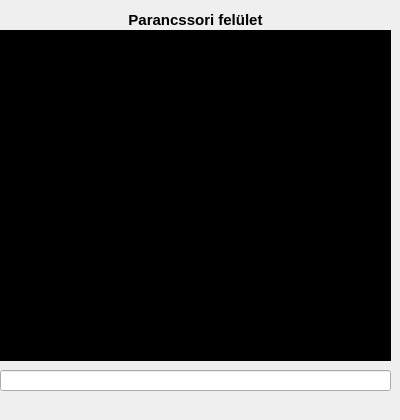
  <widget class="QDockWidget" name="cmdDock">
   <property name="minimumSize">
    <size>
     <width>400</width>
     <height>420</height>
    </size>
   </property>
   <property name="maximumSize">
    <size>
     <width>400</width>
     <height>420</height>
    </size>
   </property>
   <property name="floating">
    <bool>true</bool>
   </property>
   <property name="windowTitle">
    <string>Parancssor</string>
   </property>
   <attribute name="dockWidgetArea">
    <number>2</number>
   </attribute>
   <widget class="QWidget" name="dockWidgetContents_2">
    <widget class="QTextBrowser" name="command">
     <property name="geometry">
      <rect>
       <x>0</x>
       <y>30</y>
       <width>391</width>
       <height>331</height>
      </rect>
     </property>
     <property name="palette">
      <palette>
       <active>
        <colorrole role="WindowText">
         <brush brushstyle="SolidPattern">
          <color alpha="255">
           <red>255</red>
           <green>255</green>
           <blue>255</blue>
          </color>
         </brush>
        </colorrole>
        <colorrole role="Button">
         <brush brushstyle="SolidPattern">
          <color alpha="255">
           <red>0</red>
           <green>0</green>
           <blue>0</blue>
          </color>
         </brush>
        </colorrole>
        <colorrole role="Light">
         <brush brushstyle="SolidPattern">
          <color alpha="255">
           <red>0</red>
           <green>0</green>
           <blue>0</blue>
          </color>
         </brush>
        </colorrole>
        <colorrole role="Midlight">
         <brush brushstyle="SolidPattern">
          <color alpha="255">
           <red>0</red>
           <green>0</green>
           <blue>0</blue>
          </color>
         </brush>
        </colorrole>
        <colorrole role="Dark">
         <brush brushstyle="SolidPattern">
          <color alpha="255">
           <red>0</red>
           <green>0</green>
           <blue>0</blue>
          </color>
         </brush>
        </colorrole>
        <colorrole role="Mid">
         <brush brushstyle="SolidPattern">
          <color alpha="255">
           <red>0</red>
           <green>0</green>
           <blue>0</blue>
          </color>
         </brush>
        </colorrole>
        <colorrole role="Text">
         <brush brushstyle="SolidPattern">
          <color alpha="255">
           <red>0</red>
           <green>255</green>
           <blue>0</blue>
          </color>
         </brush>
        </colorrole>
        <colorrole role="BrightText">
         <brush brushstyle="SolidPattern">
          <color alpha="255">
           <red>0</red>
           <green>255</green>
           <blue>0</blue>
          </color>
         </brush>
        </colorrole>
        <colorrole role="ButtonText">
         <brush brushstyle="SolidPattern">
          <color alpha="255">
           <red>0</red>
           <green>255</green>
           <blue>0</blue>
          </color>
         </brush>
        </colorrole>
        <colorrole role="Base">
         <brush brushstyle="SolidPattern">
          <color alpha="255">
           <red>0</red>
           <green>0</green>
           <blue>0</blue>
          </color>
         </brush>
        </colorrole>
        <colorrole role="Window">
         <brush brushstyle="SolidPattern">
          <color alpha="255">
           <red>0</red>
           <green>0</green>
           <blue>0</blue>
          </color>
         </brush>
        </colorrole>
        <colorrole role="Shadow">
         <brush brushstyle="SolidPattern">
          <color alpha="255">
           <red>0</red>
           <green>0</green>
           <blue>0</blue>
          </color>
         </brush>
        </colorrole>
        <colorrole role="AlternateBase">
         <brush brushstyle="SolidPattern">
          <color alpha="255">
           <red>0</red>
           <green>0</green>
           <blue>0</blue>
          </color>
         </brush>
        </colorrole>
        <colorrole role="ToolTipBase">
         <brush brushstyle="SolidPattern">
          <color alpha="255">
           <red>255</red>
           <green>255</green>
           <blue>220</blue>
          </color>
         </brush>
        </colorrole>
        <colorrole role="ToolTipText">
         <brush brushstyle="SolidPattern">
          <color alpha="255">
           <red>0</red>
           <green>0</green>
           <blue>0</blue>
          </color>
         </brush>
        </colorrole>
        <colorrole role="PlaceholderText">
         <brush brushstyle="SolidPattern">
          <color alpha="128">
           <red>0</red>
           <green>255</green>
           <blue>0</blue>
          </color>
         </brush>
        </colorrole>
       </active>
       <inactive>
        <colorrole role="WindowText">
         <brush brushstyle="SolidPattern">
          <color alpha="255">
           <red>255</red>
           <green>255</green>
           <blue>255</blue>
          </color>
         </brush>
        </colorrole>
        <colorrole role="Button">
         <brush brushstyle="SolidPattern">
          <color alpha="255">
           <red>0</red>
           <green>0</green>
           <blue>0</blue>
          </color>
         </brush>
        </colorrole>
        <colorrole role="Light">
         <brush brushstyle="SolidPattern">
          <color alpha="255">
           <red>0</red>
           <green>0</green>
           <blue>0</blue>
          </color>
         </brush>
        </colorrole>
        <colorrole role="Midlight">
         <brush brushstyle="SolidPattern">
          <color alpha="255">
           <red>0</red>
           <green>0</green>
           <blue>0</blue>
          </color>
         </brush>
        </colorrole>
        <colorrole role="Dark">
         <brush brushstyle="SolidPattern">
          <color alpha="255">
           <red>0</red>
           <green>0</green>
           <blue>0</blue>
          </color>
         </brush>
        </colorrole>
        <colorrole role="Mid">
         <brush brushstyle="SolidPattern">
          <color alpha="255">
           <red>0</red>
           <green>0</green>
           <blue>0</blue>
          </color>
         </brush>
        </colorrole>
        <colorrole role="Text">
         <brush brushstyle="SolidPattern">
          <color alpha="255">
           <red>0</red>
           <green>255</green>
           <blue>0</blue>
          </color>
         </brush>
        </colorrole>
        <colorrole role="BrightText">
         <brush brushstyle="SolidPattern">
          <color alpha="255">
           <red>0</red>
           <green>255</green>
           <blue>0</blue>
          </color>
         </brush>
        </colorrole>
        <colorrole role="ButtonText">
         <brush brushstyle="SolidPattern">
          <color alpha="255">
           <red>0</red>
           <green>255</green>
           <blue>0</blue>
          </color>
         </brush>
        </colorrole>
        <colorrole role="Base">
         <brush brushstyle="SolidPattern">
          <color alpha="255">
           <red>0</red>
           <green>0</green>
           <blue>0</blue>
          </color>
         </brush>
        </colorrole>
        <colorrole role="Window">
         <brush brushstyle="SolidPattern">
          <color alpha="255">
           <red>0</red>
           <green>0</green>
           <blue>0</blue>
          </color>
         </brush>
        </colorrole>
        <colorrole role="Shadow">
         <brush brushstyle="SolidPattern">
          <color alpha="255">
           <red>0</red>
           <green>0</green>
           <blue>0</blue>
          </color>
         </brush>
        </colorrole>
        <colorrole role="AlternateBase">
         <brush brushstyle="SolidPattern">
          <color alpha="255">
           <red>0</red>
           <green>0</green>
           <blue>0</blue>
          </color>
         </brush>
        </colorrole>
        <colorrole role="ToolTipBase">
         <brush brushstyle="SolidPattern">
          <color alpha="255">
           <red>255</red>
           <green>255</green>
           <blue>220</blue>
          </color>
         </brush>
        </colorrole>
        <colorrole role="ToolTipText">
         <brush brushstyle="SolidPattern">
          <color alpha="255">
           <red>0</red>
           <green>0</green>
           <blue>0</blue>
          </color>
         </brush>
        </colorrole>
        <colorrole role="PlaceholderText">
         <brush brushstyle="SolidPattern">
          <color alpha="128">
           <red>0</red>
           <green>255</green>
           <blue>0</blue>
          </color>
         </brush>
        </colorrole>
       </inactive>
       <disabled>
        <colorrole role="WindowText">
         <brush brushstyle="SolidPattern">
          <color alpha="255">
           <red>0</red>
           <green>0</green>
           <blue>0</blue>
          </color>
         </brush>
        </colorrole>
        <colorrole role="Button">
         <brush brushstyle="SolidPattern">
          <color alpha="255">
           <red>0</red>
           <green>0</green>
           <blue>0</blue>
          </color>
         </brush>
        </colorrole>
        <colorrole role="Light">
         <brush brushstyle="SolidPattern">
          <color alpha="255">
           <red>0</red>
           <green>0</green>
           <blue>0</blue>
          </color>
         </brush>
        </colorrole>
        <colorrole role="Midlight">
         <brush brushstyle="SolidPattern">
          <color alpha="255">
           <red>0</red>
           <green>0</green>
           <blue>0</blue>
          </color>
         </brush>
        </colorrole>
        <colorrole role="Dark">
         <brush brushstyle="SolidPattern">
          <color alpha="255">
           <red>0</red>
           <green>0</green>
           <blue>0</blue>
          </color>
         </brush>
        </colorrole>
        <colorrole role="Mid">
         <brush brushstyle="SolidPattern">
          <color alpha="255">
           <red>0</red>
           <green>0</green>
           <blue>0</blue>
          </color>
         </brush>
        </colorrole>
        <colorrole role="Text">
         <brush brushstyle="SolidPattern">
          <color alpha="255">
           <red>0</red>
           <green>255</green>
           <blue>0</blue>
          </color>
         </brush>
        </colorrole>
        <colorrole role="BrightText">
         <brush brushstyle="SolidPattern">
          <color alpha="255">
           <red>0</red>
           <green>255</green>
           <blue>0</blue>
          </color>
         </brush>
        </colorrole>
        <colorrole role="ButtonText">
         <brush brushstyle="SolidPattern">
          <color alpha="255">
           <red>0</red>
           <green>255</green>
           <blue>0</blue>
          </color>
         </brush>
        </colorrole>
        <colorrole role="Base">
         <brush brushstyle="SolidPattern">
          <color alpha="255">
           <red>0</red>
           <green>0</green>
           <blue>0</blue>
          </color>
         </brush>
        </colorrole>
        <colorrole role="Window">
         <brush brushstyle="SolidPattern">
          <color alpha="255">
           <red>0</red>
           <green>0</green>
           <blue>0</blue>
          </color>
         </brush>
        </colorrole>
        <colorrole role="Shadow">
         <brush brushstyle="SolidPattern">
          <color alpha="255">
           <red>0</red>
           <green>0</green>
           <blue>0</blue>
          </color>
         </brush>
        </colorrole>
        <colorrole role="AlternateBase">
         <brush brushstyle="SolidPattern">
          <color alpha="255">
           <red>0</red>
           <green>0</green>
           <blue>0</blue>
          </color>
         </brush>
        </colorrole>
        <colorrole role="ToolTipBase">
         <brush brushstyle="SolidPattern">
          <color alpha="255">
           <red>255</red>
           <green>255</green>
           <blue>220</blue>
          </color>
         </brush>
        </colorrole>
        <colorrole role="ToolTipText">
         <brush brushstyle="SolidPattern">
          <color alpha="255">
           <red>0</red>
           <green>0</green>
           <blue>0</blue>
          </color>
         </brush>
        </colorrole>
        <colorrole role="PlaceholderText">
         <brush brushstyle="SolidPattern">
          <color alpha="128">
           <red>0</red>
           <green>255</green>
           <blue>0</blue>
          </color>
         </brush>
        </colorrole>
       </disabled>
      </palette>
     </property>
     <property name="font">
      <font>
       <pointsize>10</pointsize>
      </font>
     </property>
     <property name="cursor" stdset="0">
      <cursorShape>PointingHandCursor</cursorShape>
     </property>
     <property name="contextMenuPolicy">
      <enum>Qt::DefaultContextMenu</enum>
     </property>
    </widget>
    <widget class="QLineEdit" name="cmd_p">
     <property name="geometry">
      <rect>
       <x>0</x>
       <y>370</y>
       <width>391</width>
       <height>21</height>
      </rect>
     </property>
    </widget>
    <widget class="QLabel" name="label_2">
     <property name="geometry">
      <rect>
       <x>0</x>
       <y>10</y>
       <width>391</width>
       <height>20</height>
      </rect>
     </property>
     <property name="font">
      <font>
       <pointsize>11</pointsize>
       <weight>75</weight>
       <bold>true</bold>
      </font>
     </property>
     <property name="text">
      <string>&lt;html&gt;&lt;head/&gt;&lt;body&gt;&lt;p align=&quot;center&quot;&gt;Parancssori felület&lt;/p&gt;&lt;/body&gt;&lt;/html&gt;</string>
     </property>
     <property name="textFormat">
      <enum>Qt::RichText</enum>
     </property>
    </widget>
   </widget>
  </widget>
